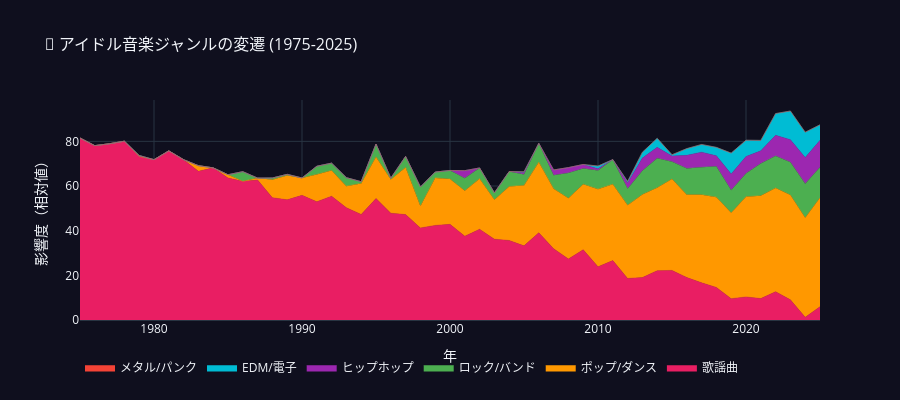

The cell this chart's notebook holds for it:
### Markdown cell above
---
## 🎵 第4章: ジャンル進化の流れ

アイドル音楽のジャンルがどう変化してきたかを、ストリームグラフで可視化。

### Code cell
# Genre evolution data (simulated proportions)
years = list(range(1975, 2026))
n = len(years)

np.random.seed(42)
genres = {
    '歌謡曲': [max(0, 80 - i*1.5 + np.random.normal(0, 3)) for i in range(n)],
    'ポップ/ダンス': [max(0, min(50, -10 + i*1.2 + np.random.normal(0, 3))) for i in range(n)],
    'ロック/バンド': [max(0, min(25, -5 + i*0.4 + np.random.normal(0, 2))) for i in range(n)],
    'ヒップホップ': [max(0, min(20, -15 + i*0.5 + np.random.normal(0, 2))) for i in range(n)],
    'EDM/電子': [max(0, min(30, -25 + i*0.7 + np.random.normal(0, 2))) for i in range(n)],
    'メタル/パンク': [max(0, min(15, -20 + i*0.35 + np.random.normal(0, 1.5))) for i in range(n)],
}

genre_colors = {
    '歌謡曲': '#E91E63',
    'ポップ/ダンス': '#FF9800',
    'ロック/バンド': '#4CAF50',
    'ヒップホップ': '#9C27B0',
    'EDM/電子': '#00BCD4',
    'メタル/パンク': '#F44336',
}

fig = go.Figure()
for genre, values in genres.items():
    fig.add_trace(go.Scatter(
        x=years, y=values,
        mode='lines',
        name=genre,
        stackgroup='one',
        line=dict(width=0.5, color=genre_colors[genre]),
        fillcolor=genre_colors[genre],
    ))

fig.update_layout(
    title=dict(text='🎵 アイドル音楽ジャンルの変遷 (1975-2025)', font=dict(size=16)),
    template='plotly_dark',
    height=400,
    xaxis_title='年',
    yaxis_title='影響度（相対値）',
    plot_bgcolor='rgba(15,15,30,1)',
    paper_bgcolor='rgba(15,15,30,1)',
    legend=dict(orientation='h', y=-0.15),
)

fig.show()

### Figure 1 — Plotly figure (JSON) as saved in the notebook; plotly's stock layout.template omitted (floating-point values rounded to 4 significant figures)
{"data": [{"fillcolor": "#E91E63", "line": {"color": "#E91E63", "width": 0.5}, "mode": "lines", "name": "歌謡曲", "stackgroup": "one", "type": "scatter", "x": [1975, 1976, 1977, 1978, 1979, 1980, 1981, 1982, 1983, 1984, 1985, 1986, 1987, 1988, 1989, 1990, 1991, 1992, 1993, 1994, 1995, 1996, 1997, 1998, 1999, 2000, 2001, 2002, 2003, 2004, 2005, 2006, 2007, 2008, 2009, 2010, 2011, 2012, 2013, 2014, 2015, 2016, 2017, 2018, 2019, 2020, 2021, 2022, 2023, 2024, 2025], "y": [81.49, 78.09, 78.94, 80.07, 73.3, 71.8, 75.74, 71.8, 66.59, 68.13, 63.61, 62.1, 62.73, 54.76, 53.83, 55.81, 52.96, 55.44, 50.28, 47.26, 54.4, 47.82, 47.2, 41.23, 42.37, 42.83, 37.55, 40.63, 36.2, 35.62, 33.19, 39.06, 31.96, 27.33, 31.47, 23.84, 26.63, 18.62, 19.02, 22.09, 22.22, 19.01, 16.65, 14.6, 9.564, 10.34, 9.618, 12.67, 9.031, 1.211, 5.972]}, {"fillcolor": "#FF9800", "line": {"color": "#FF9800", "width": 0.5}, "mode": "lines", "name": "ポップ/ダンス", "stackgroup": "one", "type": "scatter", "x": [1975, 1976, 1977, 1978, 1979, 1980, 1981, 1982, 1983, 1984, 1985, 1986, 1987, 1988, 1989, 1990, 1991, 1992, 1993, 1994, 1995, 1996, 1997, 1998, 1999, 2000, 2001, 2002, 2003, 2004, 2005, 2006, 2007, 2008, 2009, 2010, 2011, 2012, 2013, 2014, 2015, 2016, 2017, 2018, 2019, 2020, 2021, 2022, 2023, 2024, 2025], "y": [0, 0, 0, 0, 0, 0, 0, 0, 2.527, 0, 1.443, 0, 0.8114, 8.038, 10.87, 7.784, 12.21, 11.48, 9.665, 13.88, 18.61, 15.09, 21.09, 9.741, 21.27, 20.26, 20.3, 22.68, 17.64, 24.14, 27.07, 31.63, 26.85, 27.17, 29.29, 34.75, 34.19, 32.81, 37.14, 37.09, 40.91, 37.09, 39.42, 40.42, 38.41, 44.89, 45.98, 46.42, 46.9, 44.55, 48.74]}, {"fillcolor": "#4CAF50", "line": {"color": "#4CAF50", "width": 0.5}, "mode": "lines", "name": "ロック/バンド", "stackgroup": "one", "type": "scatter", "x": [1975, 1976, 1977, 1978, 1979, 1980, 1981, 1982, 1983, 1984, 1985, 1986, 1987, 1988, 1989, 1990, 1991, 1992, 1993, 1994, 1995, 1996, 1997, 1998, 1999, 2000, 2001, 2002, 2003, 2004, 2005, 2006, 2007, 2008, 2009, 2010, 2011, 2012, 2013, 2014, 2015, 2016, 2017, 2018, 2019, 2020, 2021, 2022, 2023, 2024, 2025], "y": [0, 0, 0, 0, 0.3724, 0, 0, 0, 0, 0, 0, 4.326, 0, 0.8031, 0.5306, 0, 3.686, 3.304, 3.782, 0.7812, 5.806, 0.5963, 4.974, 8.581, 2.619, 3.867, 5.599, 4.793, 3.099, 6.737, 4.875, 8.347, 5.961, 11.3, 7.033, 8.356, 11.03, 7.338, 10.65, 13.21, 7.785, 11.77, 12.32, 13.76, 10.13, 10.36, 14.44, 14.39, 14.7, 15.29, 13.64]}, {"fillcolor": "#9C27B0", "line": {"color": "#9C27B0", "width": 0.5}, "mode": "lines", "name": "ヒップホップ", "stackgroup": "one", "type": "scatter", "x": [1975, 1976, 1977, 1978, 1979, 1980, 1981, 1982, 1983, 1984, 1985, 1986, 1987, 1988, 1989, 1990, 1991, 1992, 1993, 1994, 1995, 1996, 1997, 1998, 1999, 2000, 2001, 2002, 2003, 2004, 2005, 2006, 2007, 2008, 2009, 2010, 2011, 2012, 2013, 2014, 2015, 2016, 2017, 2018, 2019, 2020, 2021, 2022, 2023, 2024, 2025], "y": [0, 0, 0, 0, 0, 0, 0, 0, 0, 0, 0, 0, 0, 0, 0, 0, 0, 0, 0, 0, 0, 0, 0, 0, 0, 0, 3.44, 0, 0, 0, 0.9649, 0.05307, 2.428, 2.446, 1.854, 0.8064, 0, 2.607, 5.713, 4.928, 2.509, 5.846, 6.771, 4.732, 7.307, 7.616, 5.714, 9.216, 10.12, 11.67, 12.11]}, {"fillcolor": "#00BCD4", "line": {"color": "#00BCD4", "width": 0.5}, "mode": "lines", "name": "EDM/電子", "stackgroup": "one", "type": "scatter", "x": [1975, 1976, 1977, 1978, 1979, 1980, 1981, 1982, 1983, 1984, 1985, 1986, 1987, 1988, 1989, 1990, 1991, 1992, 1993, 1994, 1995, 1996, 1997, 1998, 1999, 2000, 2001, 2002, 2003, 2004, 2005, 2006, 2007, 2008, 2009, 2010, 2011, 2012, 2013, 2014, 2015, 2016, 2017, 2018, 2019, 2020, 2021, 2022, 2023, 2024, 2025], "y": [0, 0, 0, 0, 0, 0, 0, 0, 0, 0, 0, 0, 0, 0, 0, 0, 0, 0, 0, 0, 0, 0, 0, 0, 0, 0, 0, 0, 0, 0, 0.2879, 0, 0, 0, 0, 1.205, 0, 0.6705, 2.61, 4.032, 0.5994, 3.031, 3.45, 3.793, 9.331, 7.31, 4.678, 9.736, 12.84, 11.36, 6.961]}, {"fillcolor": "#F44336", "line": {"color": "#F44336", "width": 0.5}, "mode": "lines", "name": "メタル/パンク", "stackgroup": "one", "type": "scatter", "x": [1975, 1976, 1977, 1978, 1979, 1980, 1981, 1982, 1983, 1984, 1985, 1986, 1987, 1988, 1989, 1990, 1991, 1992, 1993, 1994, 1995, 1996, 1997, 1998, 1999, 2000, 2001, 2002, 2003, 2004, 2005, 2006, 2007, 2008, 2009, 2010, 2011, 2012, 2013, 2014, 2015, 2016, 2017, 2018, 2019, 2020, 2021, 2022, 2023, 2024, 2025], "y": [0, 0, 0, 0, 0, 0, 0, 0, 0, 0, 0, 0, 0, 0, 0, 0, 0, 0, 0, 0, 0, 0, 0, 0, 0, 0, 0, 0, 0, 0, 0, 0, 0, 0, 0, 0, 0, 0, 0, 0, 0, 0, 0, 0, 0, 0, 0, 0, 0, 0, 0]}], "layout": {"height": 400, "legend": {"orientation": "h", "y": -0.15}, "paper_bgcolor": "rgba(15,15,30,1)", "plot_bgcolor": "rgba(15,15,30,1)", "title": {"font": {"size": 16}, "text": "🎵 アイドル音楽ジャンルの変遷 (1975-2025)"}, "xaxis": {"title": {"text": "年"}}, "yaxis": {"title": {"text": "影響度（相対値）"}}}}
